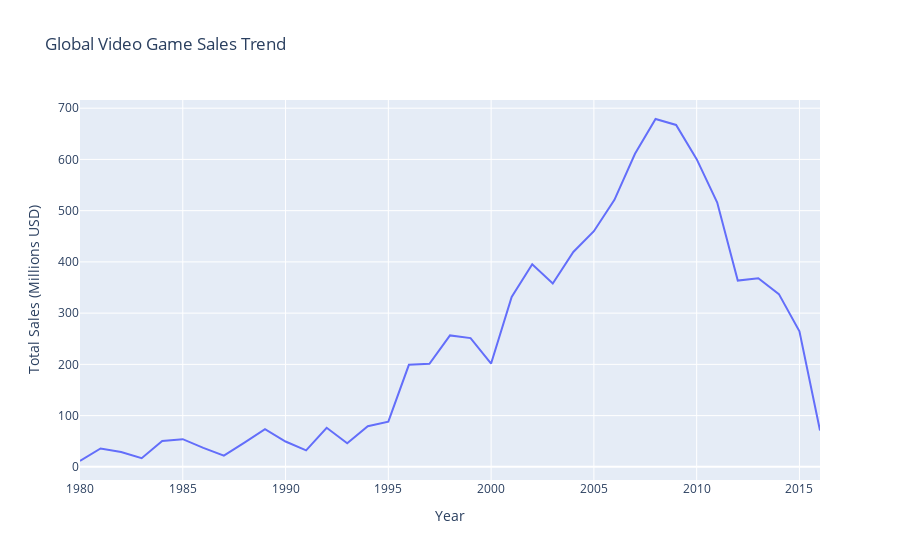

The code cell stored with this chart in its notebook:
### Markdown cell above
Market

### Code cell
# Data Preparation: Summing up global sales by year
year_sales_glo = df.loc[:, ['Name', 'Year', 'Global_Sales']].groupby(by =  'Year').sum()

print(year_sales_glo.index)
# Plot Creation: Creating a scatter plot for global sales over the years
fig5 = go.Scatter(x = year_sales_glo.index, y = year_sales_glo['Global_Sales'],
                  name = "Global Sales",
                  line_shape='linear')

# Storing the plot in a list (useful if you want to combine multiple plots)
figs = [fig5]

# Setting up the layout for the plot
layout = dict(title = 'Global Video Game Sales Trend',
              xaxis= dict(title= 'Year'),
              yaxis= dict(title= 'Total Sales (Millions USD)')
             )

# Combining the plot and layout into a single figure dictionary
figure = dict(data = figs, layout = layout)

# Displaying the plot
iplot(figure)

### Figure 1 — Plotly figure (JSON) as saved in the notebook; plotly's stock layout.template omitted (floating-point values rounded to 4 significant figures)
{"data": [{"line": {"shape": "linear"}, "name": "Global Sales", "type": "scatter", "x": [1980, 1981, 1982, 1983, 1984, 1985, 1986, 1987, 1988, 1989, 1990, 1991, 1992, 1993, 1994, 1995, 1996, 1997, 1998, 1999, 2000, 2001, 2002, 2003, 2004, 2005, 2006, 2007, 2008, 2009, 2010, 2011, 2012, 2013, 2014, 2015, 2016], "y": [11.38, 35.77, 28.86, 16.79, 50.36, 53.94, 37.07, 21.74, 47.22, 73.45, 49.39, 32.23, 76.16, 45.98, 79.17, 88.11, 199.2, 201.0, 256.5, 251.3, 201.6, 331.5, 395.5, 357.9, 419.3, 459.9, 521.0, 611.1, 678.9, 667.3, 600.5, 516.0, 363.5, 368.1, 337.1, 264.4, 70.93]}], "layout": {"title": {"text": "Global Video Game Sales Trend"}, "xaxis": {"title": {"text": "Year"}}, "yaxis": {"title": {"text": "Total Sales (Millions USD)"}}}}
